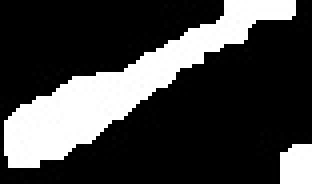
#> input picture len_cal/cropped_image_2/shrimp_crop_21.jpg, 78 x 46 px, found by its file name (shown 4 times larger)
$ jupyter execute logic_len_cal_2023_March.ipynb
#> lines starting #> are read from the running program, lines starting #| are printed output that depends on the picture; after the words box and inside, x2 and y2 are one past the last pixel; in counts of white or black regions, pixels touching at a corner belong together; long printed decimals are rounded
[cell 1]
from scipy.spatial import distance as dist
import matplotlib.pyplot as plt
import numpy as np
import cv2

img = cv2.imread('.\cropped_image_2\shrimp_crop_21.jpg')
#> img is the input picture: shape (46, 78, 3); min 0, max 255, mean 64.8

This archive shows how the length calculation algorithm works

[cell 2]
img.shape
#> Out = (46, 78, 3)

[cell 3]
gray = cv2.cvtColor(img, cv2.COLOR_BGR2GRAY)

ret,thresh = cv2.threshold(gray,127,255,0)
#> thresh: shape (46, 78); 25.4% white; 2 white regions
contours,hierarchy = cv2.findContours(thresh, 1, 2)
#> contours = 2 contours; box (x1, y1, x2, y2) and area: (1, 0, 74, 42) 753, (70, 36, 78, 46) 59

# Remove interference

cv_contours = []

for contour in contours:
    area = cv2.contourArea(contour)
    if area >= 300:
        cv_contours.append(contour)
#> this loop made 2 passes
#> area on passes 1 to 2: 59, 753
#> after the loop, cv_contours = 1 contour; box (x1, y1, x2, y2) and area: (1, 0, 74, 42) 753

cnt = cv_contours[0]
#> cnt = contour of 57 points, box (x1, y1, x2, y2) (1, 0, 74, 42), area 753

[cell 4]
rect = cv2.minAreaRect(cnt)
#> rect = ((36.33, 18.32), (81.95, 16.19), -28.3)

# cv2.boxPoints(rect) for OpenCV 3.x
box = cv2.boxPoints(rect)
#> box = [[4.09, 44.88], [-3.59, 30.62], [68.57, -8.23], [76.24, 6.02]]
box = np.int0(box)
#> box = [[4, 44], [-3, 30], [68, -8], [76, 6]]
(tl,tr,br,bl) = box
#> tl = [4, 44]; tr = [-3, 30]; br = [68, -8]; bl = [76, 6]

img1 = cv2.drawContours(img,[box],0,(0,0,255),2)
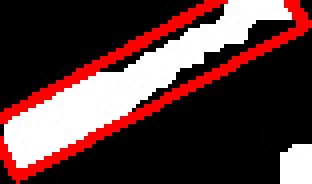
#> img1: shape (46, 78, 3) (shown 4 times larger); mean B, G, R 59, 59, 90.7

[cell 5]
box
#> Out = [[4, 44], [-3, 30], [68, -8], [76, 6]]

[cell 6]
def midpoint(ptA,ptB):
    return ((ptA[0] + ptB[0]) * 0.5 , (ptA[1] + ptB[1]) * 0.5)


m1 = (x1,y1) = midpoint(tl,tr)
#> m1 = (0.5, 37); x1 = 0.5; y1 = 37
m2 = (x2,y2) = midpoint(tl,bl)
#> m2 = (40, 25); x2 = 40; y2 = 25
m3 = (x3,y3) = midpoint(bl,br)
#> m3 = (72, -1); x3 = 72; y3 = -1
m4 = (x4,y4) = midpoint(tr,br)
#> m4 = (32.5, 11); x4 = 32.5; y4 = 11

md = [(int(x1),int(y1)),(int(x2),int(y2)),(int(x3),int(y3)),(int(x4),int(y4))]
#> md = [(0, 37), (40, 25), (72, -1), (32, 11)]

print(md)
#| [(0, 37), (40, 25), (72, -1), (32, 11)]

[cell 7]
dA = dist.euclidean(m1,m3)
#> dA = 80.97
print(dA)
#| 80.971
dB = dist.euclidean(m2,m4)
#> dB = 15.88
print(dB)
#| 15.882

[cell 8]
if dA > dB:
    pix_L = dA
#> pix_L = 80.97
    pix_W = dB
#> pix_W = 15.88
else:
    pix_L = dB
    pix_W = dA

[cell 9]
real_len = 25
pix_num = 108

pix_thresh = real_len/pix_num

lenth = pix_L*pix_thresh
#> lenth = 18.74
width = pix_W*pix_thresh
#> width = 3.68

[cell 10]
print("Lenth(mm):",lenth)
#| Lenth(mm): 18.743
print("Width(mm):",width)
#| Width(mm): 3.676

[cell 11]
cv2.line(img1,(md[0]),(md[2]),(0,255,0),2)
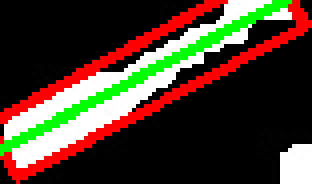
#> img1: shape (46, 78, 3) (shown 4 times larger); 6.22% of pixels changed, all inside (x1, y1, x2, y2) = (0, 0, 73, 39)
cv2.line(img1,(md[1]),(md[3]),(0,255,0),2)
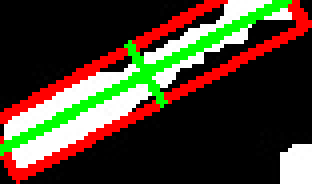
#> img1: shape (46, 78, 3) (shown 4 times larger); 1.03% of pixels changed, all inside (x1, y1, x2, y2) = (31, 10, 42, 27)
